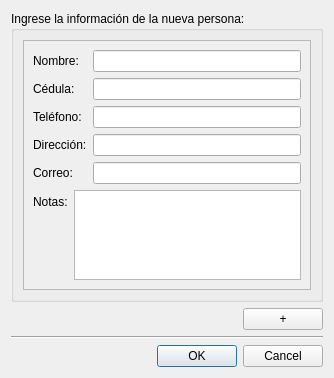
<?xml version="1.0" encoding="UTF-8"?>
<ui version="4.0">
 <class>NuevaPersona</class>
 <widget class="QDialog" name="NuevaPersona">
  <property name="geometry">
   <rect>
    <x>0</x>
    <y>0</y>
    <width>334</width>
    <height>378</height>
   </rect>
  </property>
  <property name="windowTitle">
   <string>Nueva Persona</string>
  </property>
  <layout class="QGridLayout" name="gridLayout">
   <item row="2" column="0">
    <widget class="Line" name="line">
     <property name="orientation">
      <enum>Qt::Horizontal</enum>
     </property>
    </widget>
   </item>
   <item row="1" column="0">
    <widget class="QPushButton" name="btnAdd">
     <property name="sizePolicy">
      <sizepolicy hsizetype="Fixed" vsizetype="Fixed">
       <horstretch>0</horstretch>
       <verstretch>0</verstretch>
      </sizepolicy>
     </property>
     <property name="layoutDirection">
      <enum>Qt::RightToLeft</enum>
     </property>
     <property name="text">
      <string>+</string>
     </property>
    </widget>
   </item>
   <item row="3" column="0">
    <widget class="QDialogButtonBox" name="buttonBox">
     <property name="orientation">
      <enum>Qt::Horizontal</enum>
     </property>
     <property name="standardButtons">
      <set>QDialogButtonBox::Cancel|QDialogButtonBox::Ok</set>
     </property>
    </widget>
   </item>
   <item row="0" column="0">
    <widget class="QGroupBox" name="groupBox">
     <property name="title">
      <string>Ingrese la información de la nueva persona:</string>
     </property>
     <layout class="QVBoxLayout" name="verticalLayout">
      <item>
       <widget class="QScrollArea" name="scrollArea">
        <property name="widgetResizable">
         <bool>true</bool>
        </property>
        <widget class="QWidget" name="scrollAreaWidgetContents">
         <property name="geometry">
          <rect>
           <x>0</x>
           <y>0</y>
           <width>306</width>
           <height>265</height>
          </rect>
         </property>
         <layout class="QVBoxLayout" name="verticalLayout_2">
          <item>
           <layout class="QFormLayout" name="formLayout">
            <item row="0" column="0">
             <widget class="QLabel" name="label">
              <property name="text">
               <string>Nombre:</string>
              </property>
             </widget>
            </item>
            <item row="1" column="0">
             <widget class="QLabel" name="label_2">
              <property name="text">
               <string>Cédula:</string>
              </property>
             </widget>
            </item>
            <item row="2" column="0">
             <widget class="QLabel" name="label_3">
              <property name="text">
               <string>Teléfono:</string>
              </property>
             </widget>
            </item>
            <item row="3" column="0">
             <widget class="QLabel" name="label_4">
              <property name="text">
               <string>Dirección:</string>
              </property>
             </widget>
            </item>
            <item row="4" column="0">
             <widget class="QLabel" name="label_5">
              <property name="text">
               <string>Correo:</string>
              </property>
             </widget>
            </item>
            <item row="0" column="1">
             <widget class="QLineEdit" name="txtNombre"/>
            </item>
            <item row="1" column="1">
             <widget class="QLineEdit" name="txtCedula"/>
            </item>
            <item row="2" column="1">
             <widget class="QLineEdit" name="txtTelefono"/>
            </item>
            <item row="3" column="1">
             <widget class="QLineEdit" name="txtDireccion"/>
            </item>
            <item row="4" column="1">
             <widget class="QLineEdit" name="txtCorreo"/>
            </item>
           </layout>
          </item>
          <item>
           <layout class="QFormLayout" name="formLayout_2">
            <item row="0" column="0">
             <widget class="QLabel" name="label_6">
              <property name="text">
               <string>Notas:</string>
              </property>
             </widget>
            </item>
            <item row="0" column="1">
             <widget class="QTextEdit" name="txtNotas"/>
            </item>
           </layout>
          </item>
         </layout>
        </widget>
       </widget>
      </item>
     </layout>
    </widget>
   </item>
  </layout>
 </widget>
 <resources/>
 <connections>
  <connection>
   <sender>buttonBox</sender>
   <signal>accepted()</signal>
   <receiver>NuevaPersona</receiver>
   <slot>accept()</slot>
   <hints>
    <hint type="sourcelabel">
     <x>248</x>
     <y>254</y>
    </hint>
    <hint type="destinationlabel">
     <x>157</x>
     <y>274</y>
    </hint>
   </hints>
  </connection>
  <connection>
   <sender>buttonBox</sender>
   <signal>rejected()</signal>
   <receiver>NuevaPersona</receiver>
   <slot>reject()</slot>
   <hints>
    <hint type="sourcelabel">
     <x>316</x>
     <y>260</y>
    </hint>
    <hint type="destinationlabel">
     <x>286</x>
     <y>274</y>
    </hint>
   </hints>
  </connection>
 </connections>
</ui>
